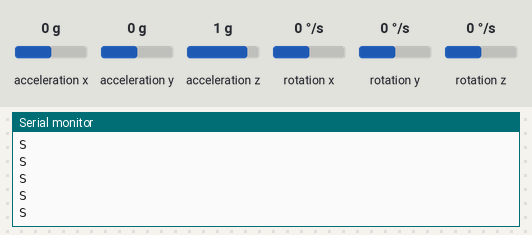
The sketch below on a simulated Arduino Uno, built with avr-gcc and run on an emulated ATmega328P. On the bench: the last lines printed to the serial monitor. The test bench sets the inputs (shaded band); at power-on: acceleration x 0 g, acceleration y 0 g, acceleration z 1 g, rotation x 0 °/s, rotation y 0 °/s, rotation z 0 °/s.

Above: at 4.2 s.
4.3 s: acceleration x set to -1.4 g
At 5.4 s:
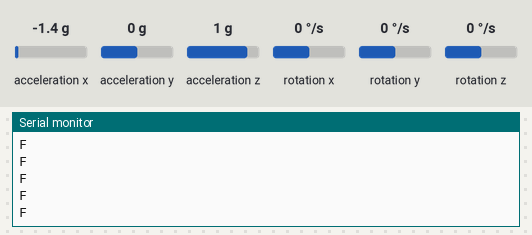
6.2 s: acceleration x set to 0.8 g
At 6.8 s:
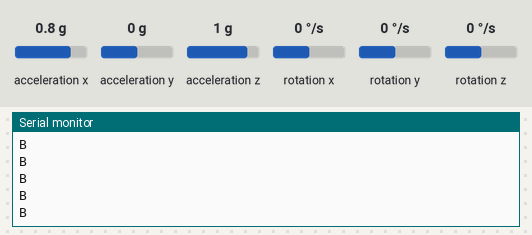

The sketch:

gesture_controller.ino
```cpp
#include <MPU6050_tockn.h>
#include <SoftwareSerial.h>
#include <Wire.h>
#define rxPin 13
#define txPin 12
SoftwareSerial BT_Serial(rxPin, txPin);
MPU6050 mpu6050(Wire);

void setup() {
  Serial.begin(9600);
  BT_Serial.begin(9600);
  Wire.begin();
  mpu6050.begin();
  mpu6050.calcGyroOffsets(true);
}

void loop() {
  mpu6050.update();
  if (mpu6050.getAngleY()>20) {
    Serial.println("F");
    BT_Serial.println("F");
  }
  else if (mpu6050.getAngleY()<-20){
    Serial.println("B");
    BT_Serial.println("B");
  }
  else if (mpu6050.getAngleX()>20) {
    Serial.println("R");
    BT_Serial.println("R");
  }
  else if (mpu6050.getAngleX()<-20) {
    Serial.println("L");
    BT_Serial.println("L");
  }
  else  {
    Serial.println("S");
    BT_Serial.println("S");
  }
}
```

Measured:
- after the input at 4.3 s, the serial monitor: prints a new line at once (image 1)
- after the input at 6.2 s, the serial monitor: prints a new line at once (image 2)
